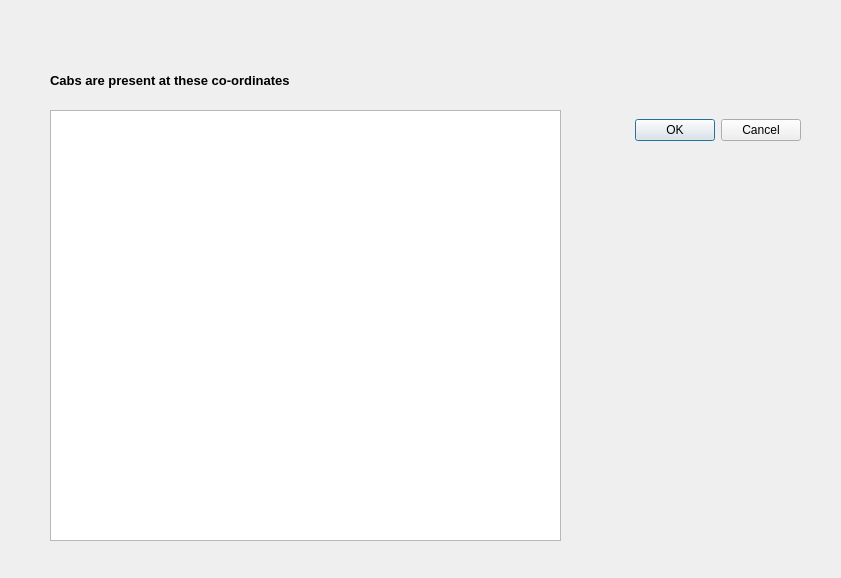
<?xml version="1.0" encoding="UTF-8"?>
<ui version="4.0">
 <class>ViewCabs</class>
 <widget class="QDialog" name="ViewCabs">
  <property name="geometry">
   <rect>
    <x>0</x>
    <y>0</y>
    <width>841</width>
    <height>578</height>
   </rect>
  </property>
  <property name="windowTitle">
   <string>Dialog</string>
  </property>
  <widget class="QDialogButtonBox" name="buttonBox">
   <property name="geometry">
    <rect>
     <x>600</x>
     <y>100</y>
     <width>201</width>
     <height>61</height>
    </rect>
   </property>
   <property name="orientation">
    <enum>Qt::Horizontal</enum>
   </property>
   <property name="standardButtons">
    <set>QDialogButtonBox::Cancel|QDialogButtonBox::Ok</set>
   </property>
  </widget>
  <widget class="QTextBrowser" name="CabsDataBox">
   <property name="geometry">
    <rect>
     <x>50</x>
     <y>110</y>
     <width>511</width>
     <height>431</height>
    </rect>
   </property>
   <property name="font">
    <font>
     <pointsize>12</pointsize>
    </font>
   </property>
  </widget>
  <widget class="QLabel" name="label">
   <property name="geometry">
    <rect>
     <x>50</x>
     <y>60</y>
     <width>451</width>
     <height>41</height>
    </rect>
   </property>
   <property name="font">
    <font>
     <pointsize>10</pointsize>
     <weight>75</weight>
     <bold>true</bold>
    </font>
   </property>
   <property name="text">
    <string>Cabs are present at these co-ordinates</string>
   </property>
  </widget>
  <widget class="QLabel" name="label_pic">
   <property name="geometry">
    <rect>
     <x>0</x>
     <y>0</y>
     <width>841</width>
     <height>571</height>
    </rect>
   </property>
   <property name="styleSheet">
    <string notr="true"/>
   </property>
   <property name="text">
    <string/>
   </property>
  </widget>
  <zorder>label_pic</zorder>
  <zorder>label</zorder>
  <zorder>CabsDataBox</zorder>
  <zorder>buttonBox</zorder>
 </widget>
 <resources/>
 <connections>
  <connection>
   <sender>buttonBox</sender>
   <signal>accepted()</signal>
   <receiver>ViewCabs</receiver>
   <slot>accept()</slot>
   <hints>
    <hint type="sourcelabel">
     <x>248</x>
     <y>254</y>
    </hint>
    <hint type="destinationlabel">
     <x>157</x>
     <y>274</y>
    </hint>
   </hints>
  </connection>
  <connection>
   <sender>buttonBox</sender>
   <signal>rejected()</signal>
   <receiver>ViewCabs</receiver>
   <slot>reject()</slot>
   <hints>
    <hint type="sourcelabel">
     <x>316</x>
     <y>260</y>
    </hint>
    <hint type="destinationlabel">
     <x>286</x>
     <y>274</y>
    </hint>
   </hints>
  </connection>
 </connections>
</ui>
